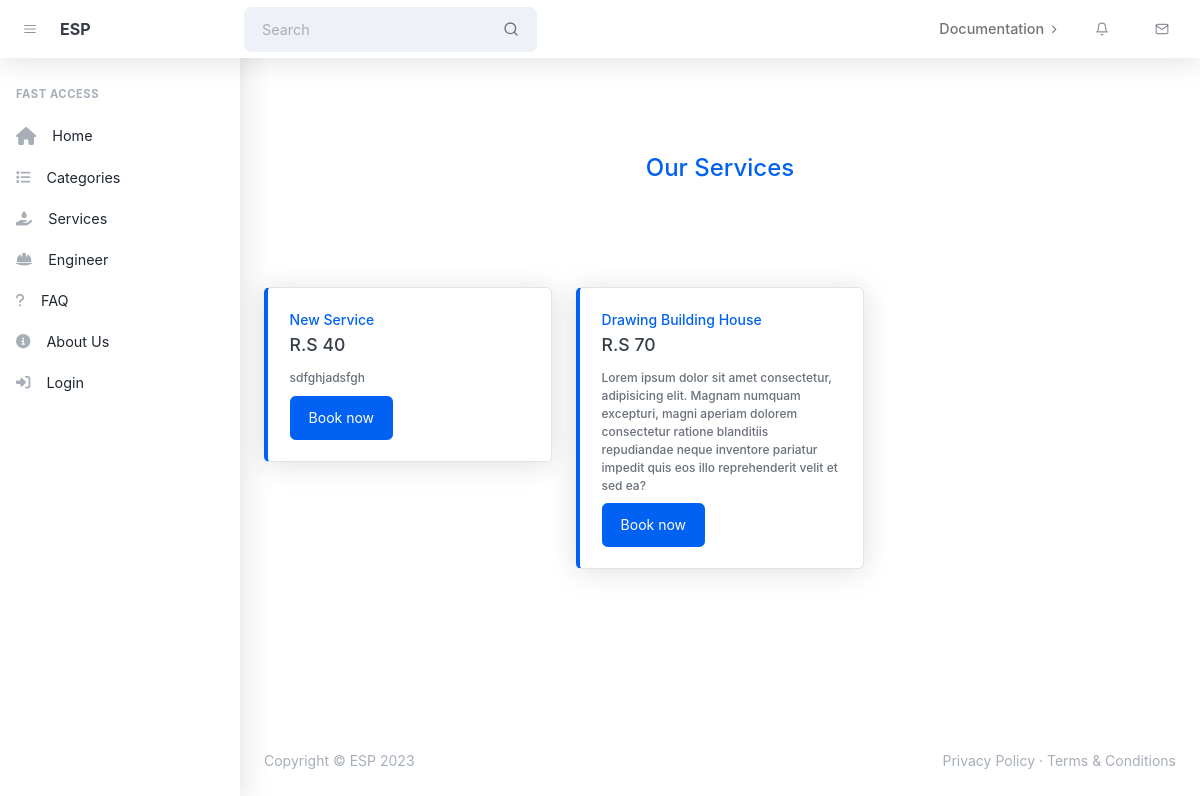
/service_list.php, run on an earlier commit of the app's database.
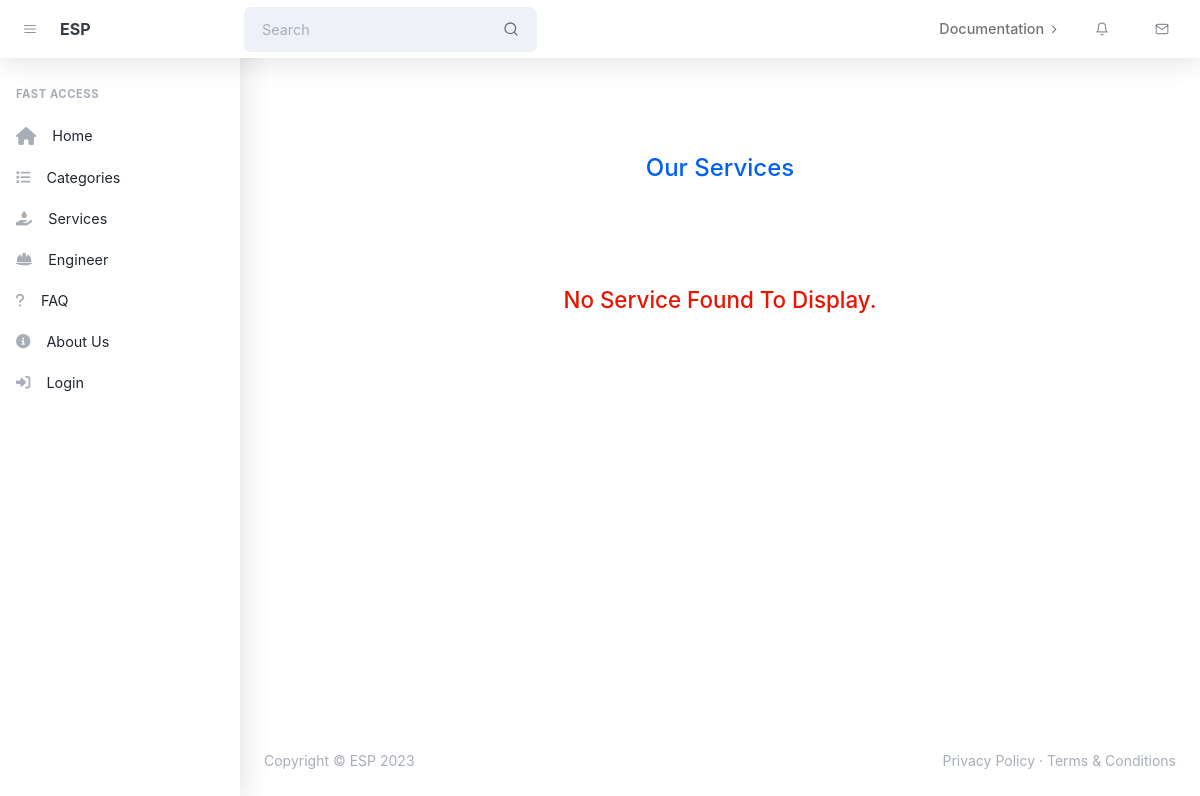
And on a later commit of the database.
### tables this page shows
CREATE TABLE `service` (
  `id` int(11) NOT NULL,
  `engineer_id` int(11) NOT NULL,
  `service_type_id` int(11) NOT NULL,
  `name` varchar(255) NOT NULL,
  `price` double NOT NULL,
  `detail` varchar(4000) NOT NULL,
  `image` varchar(255) DEFAULT NULL
);

### includes/lib.php (called while the page is built, shortened)
<?php
include("config.php");
function select($statment)
{
    global $mysqlilink;
    $query = $statment;
    $res = mysqli_query($mysqlilink,$query) or die('<center><div>wrong in connect with server</div>'.mysqli_error($mysqlilink)."</center>");
	$list = [];
    while($row=mysqli_fetch_array($res,MYSQLI_BOTH))
    {
      $list[] = $row;
	}
	 return $list;
}
function selectAndOrder($statment ,$columns = "id" , $type = "asc")
{
    return select("$statment order by $columns $type");
}
?>

### includes/service.php (called while the page is built, shortened)
<?php
function getAllServices()
{
	return selectAndOrder("select * from service","id","desc");
}
?>

### includes/config.php (called while the page is built, shortened)
<?php
	$PATH_SERVER 			= 'http://localhost:90/ESP/';
	$PATH_CUSTOMER 			= $PATH_SERVER . 'customer/';
?>

### service_list.php (the view, shortened to what this page needs)
<?php
  include('includes/lib.php');
  include('includes/service.php');
  ?>
<?php include('template/header.php'); ?>
<?php include('template/startNavbar.php'); ?>
<main class="page">
    <header class="py-10 mb-0 ">
        <div class="container-xl px-4 text-center">
            <div class="row">
                <div class="col-12">
                    <div class="text-center ">
                        <h1 class="text-primary">Our Services</h1>
                    </div>
                </div>
            </div>
        </div>
    </header>
    <div class="container-xl px-4">
        <div class="row">
            <?php
                    if(isset($_GET['service_type_id']) && !empty($_GET['service_type_id']))
                        $all = getAllServicesByTypeID($_GET['service_type_id']);
                    else
                        $all = getAllServices();
                    if(!(count($all) > 0)) echo '<div class="col text-center"> <h2 class="text-danger" >No Service Found To Display. </h2></div>';
                    else{
                        foreach($all as  $row)
                        {
                ?>
            <div class="col-xl-4 col-md-6 mb-4">
                <div class="card border-start-lg border-start-primary">
                    <div class="card-body">
                        <div class="d-flex align-items-center">
                            <div class="flex-grow-1">
                                <div class="small fw-bold text-primary mb-1"><?php echo $row['name']; ?></div>
                                <div class="h5">R.S <?php echo $row['price']; ?></div>
                                <div class="text-xs fw-bold d-inline-flex align-items-center">
                                    <?php echo $row['detail']; ?>
                                </div>
                            </div>
                        </div>
                        <div>
                            <a class="btn btn-primary mt-2"
                                href="<?php echo $PATH_CUSTOMER; ?>service.php?id=<?php echo $row['id']; ?>"> Book now
                            </a>
                        </div>
                    </div>
                </div>
            </div>
            <?php }}?>
        </div>
    </div>
</main>
<?php include('template/footer.php') ?>

What changed in the data, as far as the page shows it:
removed service: name "New Service", price "40", detail "sdfghjadsfgh"
removed service: name "Drawing Building House", price "70", detail "Lorem ipsum dolor sit amet consectetur, adipisicing elit. Magnam numquam excepturi, magni aperiam dolorem consectetur ratione blanditiis repudiandae neque inventore pariatur impedit quis eos illo reprehenderit velit et sed ea?"
Also different on the page:
text now shown: "No Service Found To Display."
